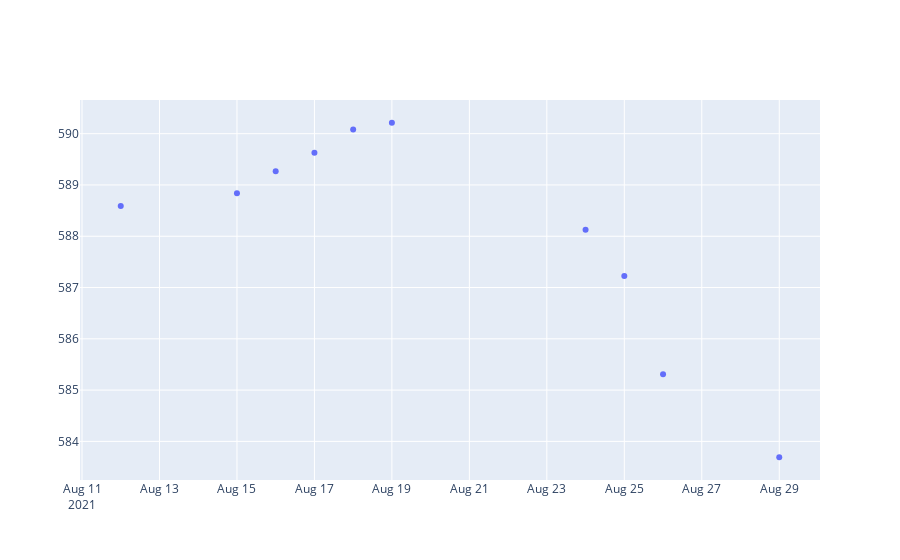

The cell this chart's notebook holds for it:
### Code cell
import plotly.graph_objects as go
import numpy as np

N = 1000
t = np.linspace(0, 10, 100)
y = np.sin(t)

fig = go.Figure(data=go.Scatter(y=df_adbl['vwap'],x=df_adbl['Date'] , mode='markers',name='VWAP'))
fig.add_trace(go.Scatter(y=df_adbl['Closing Price'],x=df_adbl['Date'],mode='lines',name='Closing Price'))
fig.add_trace(go.Scatter(y=df_adbl['Closing Price']-df_adbl['vwap'],x=df_adbl['Date'],mode='lines',name='Diff'))

fig.show()

### Figure 1 — Plotly figure (JSON) as saved in the notebook; plotly's stock layout.template omitted (floating-point values rounded to 4 significant figures)
{"data": [{"mode": "markers", "name": "VWAP", "type": "scatter", "x": ["2021-08-29T00:00:00", "2021-08-26T00:00:00", "2021-08-25T00:00:00", "2021-08-24T00:00:00", "2021-08-19T00:00:00", "2021-08-18T00:00:00", "2021-08-17T00:00:00", "2021-08-16T00:00:00", "2021-08-15T00:00:00", "2021-08-12T00:00:00"], "y": [583.7, 585.3, 587.2, 588.1, 590.2, 590.1, 589.6, 589.3, 588.8, 588.6]}], "layout": {}}
